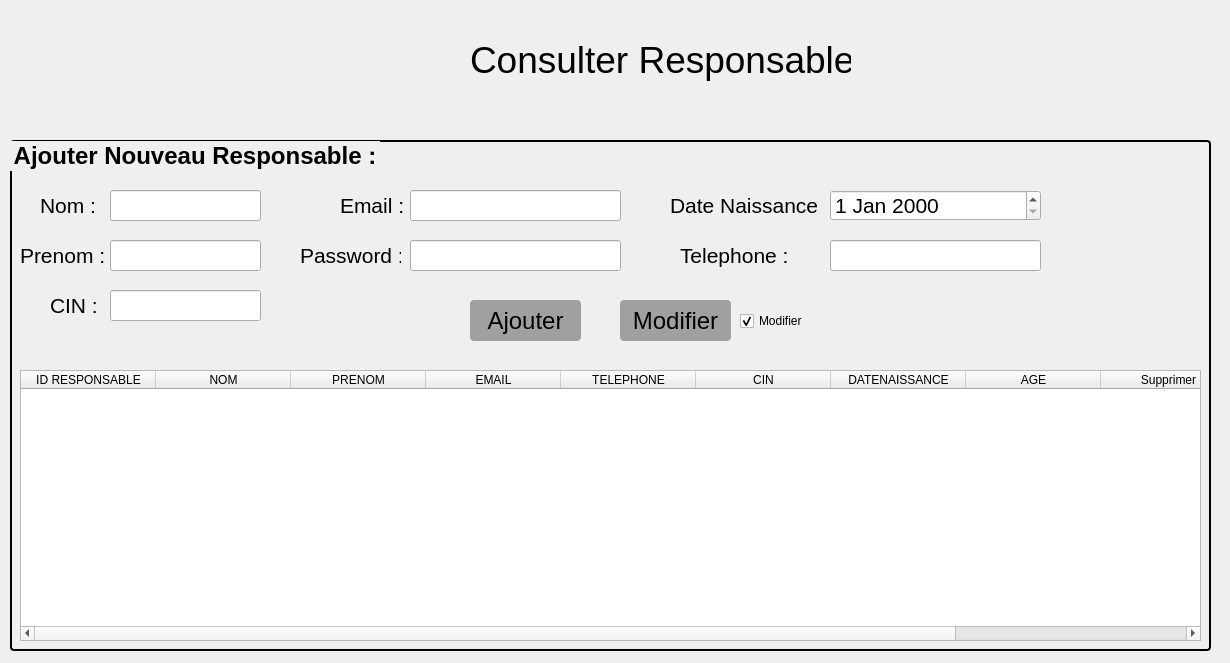
<?xml version="1.0" encoding="UTF-8"?>
<ui version="4.0">
 <class>responsable</class>
 <widget class="QDialog" name="responsable">
  <property name="geometry">
   <rect>
    <x>0</x>
    <y>0</y>
    <width>1230</width>
    <height>663</height>
   </rect>
  </property>
  <property name="windowTitle">
   <string>Dialog</string>
  </property>
  <widget class="QLabel" name="label">
   <property name="geometry">
    <rect>
     <x>470</x>
     <y>10</y>
     <width>381</width>
     <height>101</height>
    </rect>
   </property>
   <property name="font">
    <font>
     <family>Nirmala UI</family>
     <pointsize>28</pointsize>
    </font>
   </property>
   <property name="styleSheet">
    <string notr="true"/>
   </property>
   <property name="text">
    <string>&lt;html&gt;&lt;head/&gt;&lt;body&gt;&lt;p&gt;Consulter Responsable&lt;/p&gt;&lt;/body&gt;&lt;/html&gt;</string>
   </property>
  </widget>
  <widget class="QWidget" name="widget" native="true">
   <property name="geometry">
    <rect>
     <x>-10</x>
     <y>0</y>
     <width>281</width>
     <height>131</height>
    </rect>
   </property>
   <property name="styleSheet">
    <string notr="true">border-image: url(:/images/logo.png);</string>
   </property>
  </widget>
  <widget class="QGroupBox" name="groupBox">
   <property name="geometry">
    <rect>
     <x>10</x>
     <y>140</y>
     <width>1201</width>
     <height>511</height>
    </rect>
   </property>
   <property name="font">
    <font>
     <pointsize>18</pointsize>
     <bold>true</bold>
    </font>
   </property>
   <property name="styleSheet">
    <string notr="true">#groupBox {
border: 2px solid black;
border-radius: 4px;
}</string>
   </property>
   <property name="title">
    <string>Ajouter Nouveau Responsable :</string>
   </property>
   <widget class="QLabel" name="label_17">
    <property name="geometry">
     <rect>
      <x>30</x>
      <y>50</y>
      <width>71</width>
      <height>31</height>
     </rect>
    </property>
    <property name="font">
     <font>
      <pointsize>16</pointsize>
     </font>
    </property>
    <property name="text">
     <string>Nom :</string>
    </property>
   </widget>
   <widget class="QLineEdit" name="tb_nom">
    <property name="geometry">
     <rect>
      <x>100</x>
      <y>50</y>
      <width>151</width>
      <height>31</height>
     </rect>
    </property>
    <property name="font">
     <font>
      <pointsize>14</pointsize>
     </font>
    </property>
   </widget>
   <widget class="QPushButton" name="bt_ajouter">
    <property name="geometry">
     <rect>
      <x>460</x>
      <y>160</y>
      <width>111</width>
      <height>41</height>
     </rect>
    </property>
    <property name="font">
     <font>
      <pointsize>18</pointsize>
      <bold>false</bold>
     </font>
    </property>
    <property name="styleSheet">
     <string notr="true">#bt_ajouter{
color:black;
background-color:#a0a0a0;
border-width:0px;
border-radius:4px;
}
#bt_ajouter:hover{

background-color:#27a9e3;

}</string>
    </property>
    <property name="text">
     <string>Ajouter</string>
    </property>
   </widget>
   <widget class="QTableWidget" name="table_responsable">
    <property name="geometry">
     <rect>
      <x>10</x>
      <y>230</y>
      <width>1181</width>
      <height>271</height>
     </rect>
    </property>
    <attribute name="horizontalHeaderDefaultSectionSize">
     <number>135</number>
    </attribute>
    <column>
     <property name="text">
      <string>ID RESPONSABLE</string>
     </property>
    </column>
    <column>
     <property name="text">
      <string>NOM</string>
     </property>
    </column>
    <column>
     <property name="text">
      <string>PRENOM</string>
     </property>
    </column>
    <column>
     <property name="text">
      <string>EMAIL</string>
     </property>
    </column>
    <column>
     <property name="text">
      <string>TELEPHONE</string>
     </property>
    </column>
    <column>
     <property name="text">
      <string>CIN</string>
     </property>
    </column>
    <column>
     <property name="text">
      <string>DATENAISSANCE</string>
     </property>
    </column>
    <column>
     <property name="text">
      <string>AGE</string>
     </property>
    </column>
    <column>
     <property name="text">
      <string>Supprimer</string>
     </property>
    </column>
    <column>
     <property name="text">
      <string>Modifier</string>
     </property>
    </column>
   </widget>
   <widget class="QCheckBox" name="ck_modifer">
    <property name="geometry">
     <rect>
      <x>730</x>
      <y>170</y>
      <width>78</width>
      <height>22</height>
     </rect>
    </property>
    <property name="text">
     <string>Modifier</string>
    </property>
    <property name="checked">
     <bool>true</bool>
    </property>
   </widget>
   <widget class="QPushButton" name="bt_modifier">
    <property name="geometry">
     <rect>
      <x>610</x>
      <y>160</y>
      <width>111</width>
      <height>41</height>
     </rect>
    </property>
    <property name="font">
     <font>
      <pointsize>18</pointsize>
      <bold>false</bold>
     </font>
    </property>
    <property name="styleSheet">
     <string notr="true">#bt_modifier{
color:black;
background-color:#a0a0a0;
border-width:0px;
border-radius:4px;
}
#bt_modifier:hover{

background-color:#27a9e3;

}</string>
    </property>
    <property name="text">
     <string>Modifier</string>
    </property>
   </widget>
   <widget class="QLineEdit" name="tb_prenom">
    <property name="geometry">
     <rect>
      <x>100</x>
      <y>100</y>
      <width>151</width>
      <height>31</height>
     </rect>
    </property>
    <property name="font">
     <font>
      <pointsize>14</pointsize>
     </font>
    </property>
   </widget>
   <widget class="QLabel" name="label_18">
    <property name="geometry">
     <rect>
      <x>10</x>
      <y>100</y>
      <width>91</width>
      <height>31</height>
     </rect>
    </property>
    <property name="font">
     <font>
      <pointsize>16</pointsize>
     </font>
    </property>
    <property name="text">
     <string>Prenom :</string>
    </property>
   </widget>
   <widget class="QLineEdit" name="tb_cin">
    <property name="geometry">
     <rect>
      <x>100</x>
      <y>150</y>
      <width>151</width>
      <height>31</height>
     </rect>
    </property>
    <property name="font">
     <font>
      <pointsize>14</pointsize>
     </font>
    </property>
   </widget>
   <widget class="QLabel" name="label_19">
    <property name="geometry">
     <rect>
      <x>40</x>
      <y>150</y>
      <width>51</width>
      <height>31</height>
     </rect>
    </property>
    <property name="font">
     <font>
      <pointsize>16</pointsize>
     </font>
    </property>
    <property name="text">
     <string>CIN :</string>
    </property>
   </widget>
   <widget class="QLineEdit" name="tb_email">
    <property name="geometry">
     <rect>
      <x>400</x>
      <y>50</y>
      <width>211</width>
      <height>31</height>
     </rect>
    </property>
    <property name="font">
     <font>
      <pointsize>14</pointsize>
     </font>
    </property>
   </widget>
   <widget class="QLabel" name="label_20">
    <property name="geometry">
     <rect>
      <x>330</x>
      <y>50</y>
      <width>71</width>
      <height>31</height>
     </rect>
    </property>
    <property name="font">
     <font>
      <pointsize>16</pointsize>
     </font>
    </property>
    <property name="text">
     <string>Email :</string>
    </property>
   </widget>
   <widget class="QLineEdit" name="tb_password">
    <property name="geometry">
     <rect>
      <x>400</x>
      <y>100</y>
      <width>211</width>
      <height>31</height>
     </rect>
    </property>
    <property name="font">
     <font>
      <pointsize>14</pointsize>
     </font>
    </property>
   </widget>
   <widget class="QLabel" name="label_21">
    <property name="geometry">
     <rect>
      <x>290</x>
      <y>100</y>
      <width>101</width>
      <height>31</height>
     </rect>
    </property>
    <property name="font">
     <font>
      <pointsize>16</pointsize>
     </font>
    </property>
    <property name="text">
     <string>Password :</string>
    </property>
   </widget>
   <widget class="QLineEdit" name="tb_telephone">
    <property name="geometry">
     <rect>
      <x>820</x>
      <y>100</y>
      <width>211</width>
      <height>31</height>
     </rect>
    </property>
    <property name="font">
     <font>
      <pointsize>14</pointsize>
     </font>
    </property>
   </widget>
   <widget class="QLabel" name="label_22">
    <property name="geometry">
     <rect>
      <x>670</x>
      <y>100</y>
      <width>121</width>
      <height>31</height>
     </rect>
    </property>
    <property name="font">
     <font>
      <pointsize>16</pointsize>
     </font>
    </property>
    <property name="text">
     <string>Telephone :</string>
    </property>
   </widget>
   <widget class="QLabel" name="label_23">
    <property name="geometry">
     <rect>
      <x>660</x>
      <y>50</y>
      <width>151</width>
      <height>31</height>
     </rect>
    </property>
    <property name="font">
     <font>
      <pointsize>16</pointsize>
     </font>
    </property>
    <property name="text">
     <string>Date Naissance :</string>
    </property>
   </widget>
   <widget class="QDateEdit" name="dt_naissance">
    <property name="geometry">
     <rect>
      <x>820</x>
      <y>50</y>
      <width>211</width>
      <height>31</height>
     </rect>
    </property>
    <property name="font">
     <font>
      <pointsize>16</pointsize>
     </font>
    </property>
   </widget>
  </widget>
 </widget>
 <resources/>
 <connections/>
</ui>
